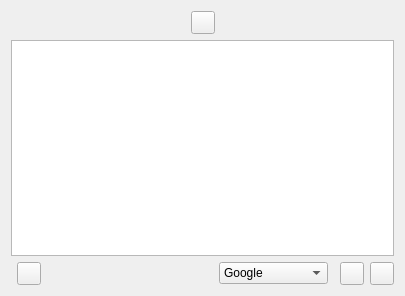
<?xml version="1.0" encoding="UTF-8"?>
<ui version="4.0">
 <class>PopupWindow</class>
 <widget class="QWidget" name="PopupWindow">
  <property name="geometry">
   <rect>
    <x>0</x>
    <y>0</y>
    <width>405</width>
    <height>296</height>
   </rect>
  </property>
  <property name="windowTitle">
   <string notr="true">Crow Translate</string>
  </property>
  <property name="windowIcon">
   <iconset>
    <normaloff>:/icons/app/black.png</normaloff>:/icons/app/black.png</iconset>
  </property>
  <layout class="QVBoxLayout" name="verticalLayout_2">
   <item>
    <layout class="QHBoxLayout" name="topLayout">
     <property name="spacing">
      <number>0</number>
     </property>
     <item>
      <widget class="LanguageButtonsWidget" name="sourceLanguagesWidget" native="true"/>
     </item>
     <item>
      <widget class="QToolButton" name="swapButton">
       <property name="toolTip">
        <string>Swap languages</string>
       </property>
       <property name="icon">
        <iconset theme="object-flip-horizontal">
         <normaloff>.</normaloff>.</iconset>
       </property>
      </widget>
     </item>
     <item>
      <widget class="LanguageButtonsWidget" name="translationLanguagesWidget" native="true">
       <property name="layoutDirection">
        <enum>Qt::RightToLeft</enum>
       </property>
      </widget>
     </item>
    </layout>
   </item>
   <item>
    <widget class="QTextEdit" name="translationEdit">
     <property name="readOnly">
      <bool>true</bool>
     </property>
    </widget>
   </item>
   <item>
    <layout class="QHBoxLayout" name="buttomLayout">
     <item>
      <widget class="SpeakButtons" name="sourceSpeakButtons" native="true"/>
     </item>
     <item>
      <widget class="QToolButton" name="copySourceButton">
       <property name="toolTip">
        <string>Copy source text to the clipboard</string>
       </property>
       <property name="icon">
        <iconset theme="edit-copy">
         <normaloff>.</normaloff>.</iconset>
       </property>
      </widget>
     </item>
     <item>
      <spacer name="buttomSpacer">
       <property name="orientation">
        <enum>Qt::Horizontal</enum>
       </property>
       <property name="sizeHint" stdset="0">
        <size>
         <width>0</width>
         <height>0</height>
        </size>
       </property>
      </spacer>
     </item>
     <item>
      <widget class="QComboBox" name="engineComboBox">
       <item>
        <property name="text">
         <string notr="true">Google</string>
        </property>
        <property name="icon">
         <iconset resource="../data/icons/engines/engines.qrc">
          <normaloff>:/icons/engines/google.svg</normaloff>:/icons/engines/google.svg</iconset>
        </property>
       </item>
       <item>
        <property name="text">
         <string notr="true">Yandex</string>
        </property>
        <property name="icon">
         <iconset resource="../data/icons/engines/engines.qrc">
          <normaloff>:/icons/engines/yandex.svg</normaloff>:/icons/engines/yandex.svg</iconset>
        </property>
       </item>
       <item>
        <property name="text">
         <string notr="true">DeepL</string>
        </property>
        <property name="icon">
         <iconset resource="../data/icons/engines/engines.qrc">
          <normaloff>:/icons/engines/deepl.svg</normaloff>:/icons/engines/deepl.svg</iconset>
        </property>
       </item>
       <item>
        <property name="text">
         <string notr="true">DuckDuckGo</string>
        </property>
        <property name="icon">
         <iconset resource="../data/icons/engines/engines.qrc">
          <normaloff>:/icons/engines/duckduckgo.svg</normaloff>:/icons/engines/duckduckgo.svg</iconset>
        </property>
       </item>
       <item>
        <property name="text">
         <string notr="true">LibreTranslate</string>
        </property>
        <property name="icon">
         <iconset resource="../data/icons/engines/engines.qrc">
          <normaloff>:/icons/engines/libretranslate.svg</normaloff>:/icons/engines/libretranslate.svg</iconset>
        </property>
       </item>
       <item>
        <property name="text">
         <string notr="true">MyMemory</string>
        </property>
        <property name="icon">
         <iconset resource="../data/icons/engines/engines.qrc">
          <normaloff>:/icons/engines/mymemory.svg</normaloff>:/icons/engines/mymemory.svg</iconset>
        </property>
       </item>
       <item>
        <property name="text">
         <string notr="true">Reverso</string>
        </property>
        <property name="icon">
         <iconset resource="../data/icons/engines/engines.qrc">
          <normaloff>:/icons/engines/reverso.svg</normaloff>:/icons/engines/reverso.svg</iconset>
        </property>
       </item>
      </widget>
     </item>
     <item>
      <widget class="SpeakButtons" name="translationSpeakButtons" native="true"/>
     </item>
     <item>
      <widget class="QToolButton" name="copyAllTranslationButton">
       <property name="toolTip">
        <string>Copy all translation data to the clipboard</string>
       </property>
       <property name="icon">
        <iconset theme="edit-select-all">
         <normaloff>.</normaloff>.</iconset>
       </property>
      </widget>
     </item>
     <item>
      <widget class="QToolButton" name="copyTranslationButton">
       <property name="toolTip">
        <string>Copy translation to the clipboard</string>
       </property>
       <property name="icon">
        <iconset theme="edit-copy">
         <normaloff>.</normaloff>.</iconset>
       </property>
      </widget>
     </item>
    </layout>
   </item>
  </layout>
 </widget>
 <customwidgets>
  <customwidget>
   <class>SpeakButtons</class>
   <extends>QWidget</extends>
   <header>speakbuttons.h</header>
   <container>1</container>
   <slots>
    <signal>playerMediaRequested()</signal>
    <slot>stopSpeaking()</slot>
   </slots>
  </customwidget>
  <customwidget>
   <class>LanguageButtonsWidget</class>
   <extends>QWidget</extends>
   <header>languagebuttonswidget.h</header>
   <container>1</container>
  </customwidget>
 </customwidgets>
 <resources>
  <include location="../data/icons/engines/engines.qrc"/>
 </resources>
 <connections/>
</ui>
